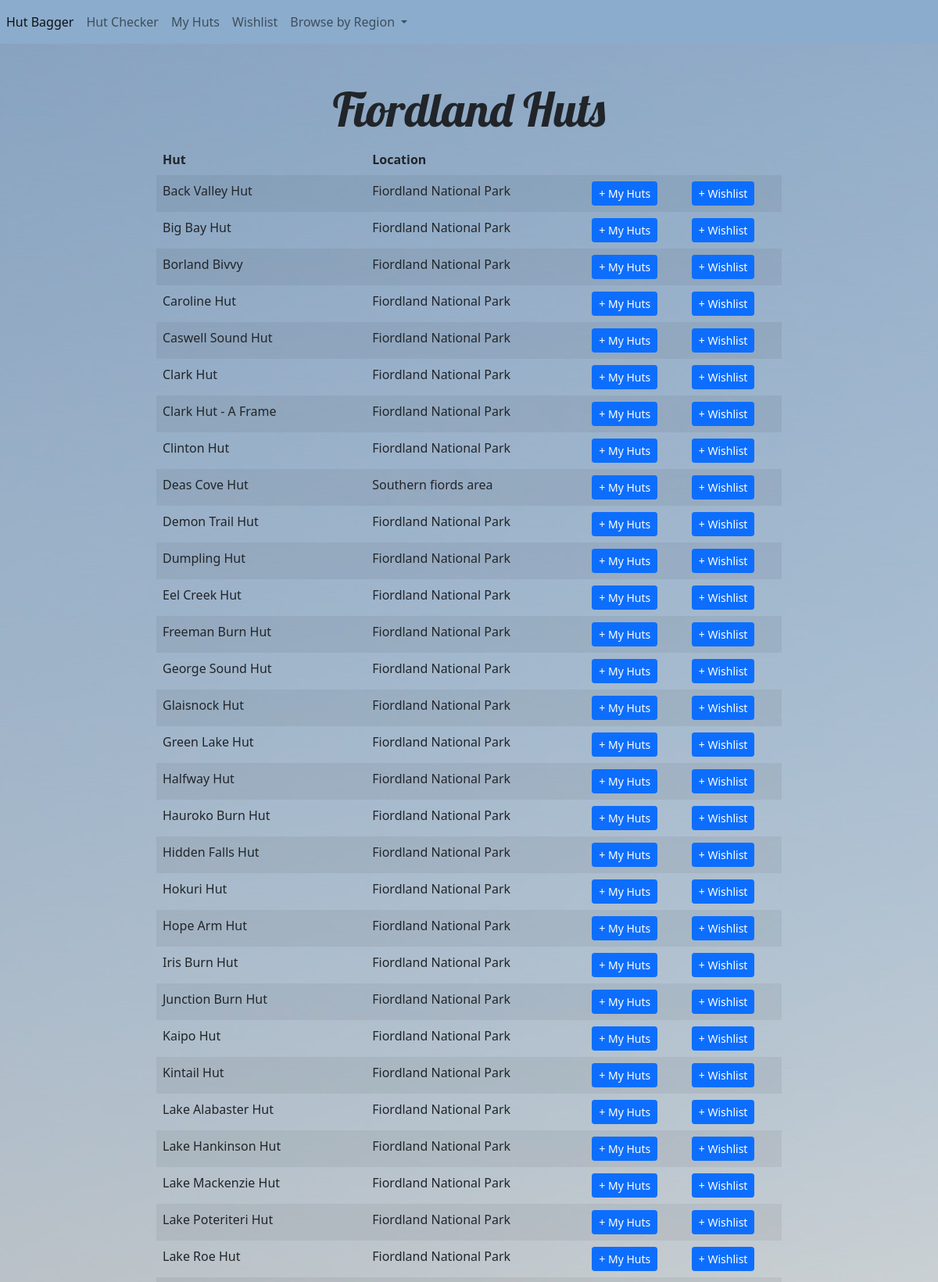
Page /browseresults/Fiordland (upper part) on the committed database.
### tables this page shows
CREATE TABLE huts
    (id INTEGER PRIMARY KEY, name TEXT, region TEXT, place TEXT, link TEXT, lon REAL, lat REAL);

### app.py (the view, shortened to what this page needs)
@app.route('/browseresults/<region>', methods=['GET', 'POST'])
def browse_results(region):
    if request.method == "GET":
        huts = db.execute("SELECT * FROM huts WHERE region = ? ORDER BY name", region)
        return render_template("browse_results.html", huts=huts, region=region, regions=regions)

### templates/browse_results.html (shortened to what this page needs)
{% extends 'layout.html' %}
{% block body %}
  {% if not huts %}
  <h5 class="m3">No huts</h>
  {% else %}
  <h3 id="title" class="text-center">{{ region }} Huts</h3>
  <div class="table-responsive mx-auto" style='max-width:800px'>
    <form action="/browseresults/{{ region }}" method="post">
      <table class="table table-hover table-borderless table-striped">
        <thead>
          <tr>
          <th>Hut</th>
          <th>Location</th>
          <th></th>
          <th></th>
          </tr>
        </thead>
        <tbody>
          {% for hut in huts %}
          <tr>
            <td>{{ hut['name'] }}</td>
            <td>{{ hut['place'] }}</td>
            <td><button type="submit" class="btn btn-primary btn-sm text-nowrap" name="addToVisited" value="{{ hut['id'] }}">+ My Huts</button></td>
            <td><button type="submit" class="btn btn-primary btn-sm text-nowrap" name="addToWishlist" value="{{ hut['id'] }}">+ Wishlist</button></td>
          </tr>
            {% endfor %}
        </tbody>
      </table>
    </form>
  </div>
  {% endif %}
{% endblock %}

### rows in the picture
huts: name "Back Valley Hut", place "Fiordland National Park", {{ hut['id'] }} 100061869 (drawn)
huts: name "Big Bay Hut", place "Fiordland National Park", {{ hut['id'] }} 100054490 (drawn)
huts: name "Borland Bivvy", place "Fiordland National Park", {{ hut['id'] }} 100059095 (drawn)
huts: name "Caroline Hut", place "Fiordland National Park", {{ hut['id'] }} 100058413 (drawn)
huts: name "Caswell Sound Hut", place "Fiordland National Park", {{ hut['id'] }} 100071868 (drawn)
huts: name "Clark Hut", place "Fiordland National Park", {{ hut['id'] }} 100074877 (drawn)
huts: name "Clark Hut - A Frame", place "Fiordland National Park", {{ hut['id'] }} 100074649 (drawn)
huts: name "Clinton Hut", place "Fiordland National Park", {{ hut['id'] }} 100065076 (drawn)
huts: name "Deas Cove Hut", place "Southern fiords area", {{ hut['id'] }} 100037975 (drawn)
huts: name "Demon Trail Hut", place "Fiordland National Park", {{ hut['id'] }} 100058225 (drawn)
huts: name "Dumpling Hut", place "Fiordland National Park", {{ hut['id'] }} 100058912 (drawn)
huts: name "Eel Creek Hut", place "Fiordland National Park", {{ hut['id'] }} 100034171 (drawn)
huts: name "Freeman Burn Hut", place "Fiordland National Park", {{ hut['id'] }} 100074675 (drawn)
huts: name "George Sound Hut", place "Fiordland National Park", {{ hut['id'] }} 100058625 (drawn)
huts: name "Glaisnock Hut", place "Fiordland National Park", {{ hut['id'] }} 100043654 (drawn)
huts: name "Green Lake Hut", place "Fiordland National Park", {{ hut['id'] }} 100074443 (drawn)
huts: name "Halfway Hut", place "Fiordland National Park", {{ hut['id'] }} 100058723 (drawn)
huts: name "Hauroko Burn Hut", place "Fiordland National Park", {{ hut['id'] }} 100059099 (drawn)
huts: name "Hidden Falls Hut", place "Fiordland National Park", {{ hut['id'] }} 100043681 (drawn)
huts: name "Hokuri Hut", place "Fiordland National Park", {{ hut['id'] }} 100038504 (drawn)
huts: name "Hope Arm Hut", place "Fiordland National Park", {{ hut['id'] }} 100074713 (drawn)
huts: name "Iris Burn Hut", place "Fiordland National Park", {{ hut['id'] }} 100055189 (drawn)
huts: name "Junction Burn Hut", place "Fiordland National Park", {{ hut['id'] }} 100035146 (drawn)
huts: name "Kaipo Hut", place "Fiordland National Park", {{ hut['id'] }} 100044686 (drawn)
huts: name "Kintail Hut", place "Fiordland National Park", {{ hut['id'] }} 100058195 (drawn)
huts: name "Lake Alabaster Hut", place "Fiordland National Park", {{ hut['id'] }} 100000822 (drawn)
huts: name "Lake Hankinson Hut", place "Fiordland National Park", {{ hut['id'] }} 100058644 (drawn)
huts: name "Lake Mackenzie Hut", place "Fiordland National Park", {{ hut['id'] }} 100058875 (drawn)
huts: name "Lake Poteriteri Hut", place "Fiordland National Park", {{ hut['id'] }} 100000062 (drawn)
huts: name "Lake Roe Hut", place "Fiordland National Park", {{ hut['id'] }} 100059096 (drawn)

### other values in the picture
{{ region }} "Fiordland"
